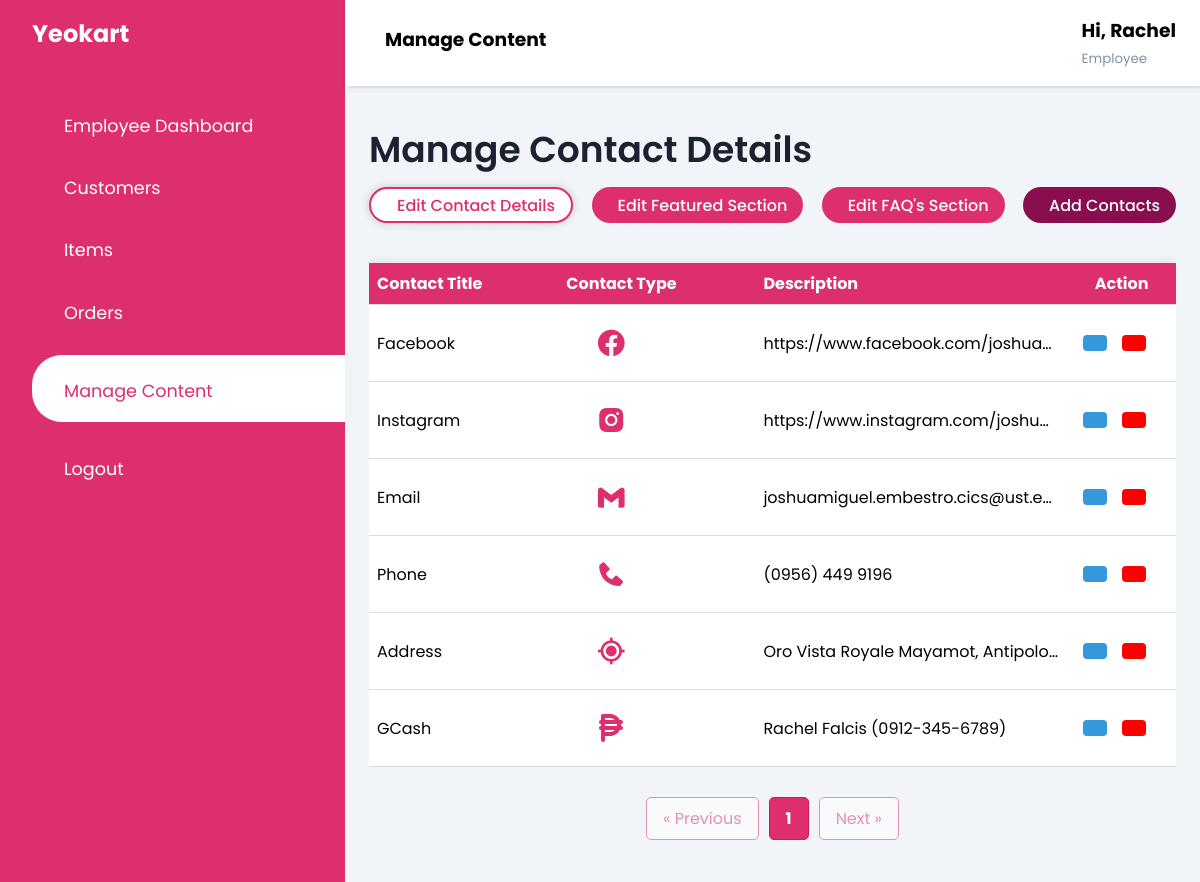
The app's page /pages/emp_content_details.php (signed in) with its own data.
### tables this page shows
CREATE TABLE `contacts` (
  `contacts_id` int(11) NOT NULL,
  `contacts_name` varchar(255) NOT NULL,
  `icon_link` varchar(255) NOT NULL,
  `contacts_description` varchar(255) NOT NULL
);

### pages/emp_content_details.php (the view, shortened to what this page needs)
<!DOCTYPE html>
<html lang="en">
<head>
    <link rel="stylesheet" href="https://maxst.icons8.com/vue-static/landings/line-awesome/line-awesome/1.3.0/css/line-awesome.min.css">
    <link href='https://unpkg.com/boxicons@2.1.4/css/boxicons.min.css' rel='stylesheet'>
    <link rel="stylesheet" href="https://cdnjs.cloudflare.com/ajax/libs/font-awesome/6.5.1/css/all.min.css">
    <link rel="stylesheet" href="../css/dashboard.css">
</head>
<?php
if (isset($_SESSION['firstname'])) {
    $firstname = $_SESSION['firstname'];
} else {
    header("Location: login_page.php");
    exit();
}
?>
<body>
    <div class="sidebar <?php echo $_SESSION['nav_toggle'] ? 'open' : ''; ?>">
        <div class="sidebar-brand">
            <h2><span>Yeokart</span></h2>
        </div>
        <div class="sidebar-menu">
            <ul>
                <li>
                    <a href="emp_dashboard.php"><span class="las la-igloo"></span>
                        <span>Employee Dashboard</span></a>
                </li>
                <li>
                    <a href="emp_view_customer.php"><span class="las la-users"></span>
                        <span>Customers</span></a>
                </li>
                <li>
                    <a href="emp_item_homepage.php"><span class="las la-shopping-basket"></span>
                        <span>Items</span></a>
                </li>
                <li>
                    <a href="emp_orders.php"><span class="las la-shopping-bag"></span>
                        <span>Orders</span></a>
                </li>
                <li>
                    <a href="emp_content_details.php" class="active"><span class="las la-tasks"></span>
                        <span>Manage Content</span></a>
                </li>
                <li>
                    <a href="#" onclick="openLogoutPopup(); return false;"><span class="las la-sign-out-alt"></span>
                        <span>Logout</span></a>
                </li>
            </ul>
        </div>
    </div>
    <div class="main-content">
        <header>
            <h3>
                <label for="nav-toggle">
                    <span class="las la-bars"></span>
                </label>
                Manage Content
            </h3>
            <div class="user-wrapper">
                <div>
                    <h3>Hi, <?php echo $firstname; ?></h3>
                    <small>Employee</small>
                </div>
            </div>
        </header>
        <main>
            <div class="head-title">
                <div class="left">
                    <h3>Manage Contact Details</h3>
                </div>
            </div>
            <div class="head-buttons">
                <a href="emp_content_details.php" class="btn-employee active">
                    <span class="text">Edit Contact Details</span>
                </a>
                <a href="emp_featured.php" class="btn-employee">
                    <span class="text">Edit Featured Section</span>
                </a>
                <a href="emp_faqs.php" class="btn-employee">
                    <span class="text">Edit FAQ's Section</span>
                </a>
                <a href="emp_add_contacts.php" class="btn-main">
                    <span class="text">Add Contacts</span>
                </a>
            </div>
            <div class="scrollable-container">
                <table class="table">
                    <thead>
                        <tr>
                            <th>Contact Title</th>
                            <th>Contact Type</th>
                            <th>Description</th>
                            <th>
                                <center>Action</center>
                            </th>
                        </tr>
                    </thead>
                    <tbody>
                        <?php
                        include('../database/db_yeokart.php');
                        $contactsPerPage = 10;
                        $pageNumber = 1;
                        $offset = ($pageNumber - 1) * $contactsPerPage;
                        $totalContactsQuery = "SELECT COUNT(*) AS total_contacts FROM contacts";
                        $totalContactsResult = mysqli_query($con, $totalContactsQuery);
                        $totalContactsRow = mysqli_fetch_assoc($totalContactsResult);
                        $totalContacts = $totalContactsRow['total_contacts'];
                        $select_query = "SELECT * FROM contacts LIMIT $contactsPerPage OFFSET $offset";
                        $result_query = mysqli_query($con, $select_query);
                        if (mysqli_num_rows($result_query) == 0) {
                            echo "<tr><td colspan='11'><center><b>No contacts found</b></center></td></tr>";
                        } else {
                            while ($row = mysqli_fetch_assoc($result_query)) {
                                $contacts_id = $row['contacts_id'];
                                echo "<tr>";
                                echo "<td class='expandable'>" . $row['contacts_name'] . "</td>";
                                echo "<td><div class='iconbox'>" . $row['icon_link'] . "</div></td>";
                                echo "<td class='expandable'>" . $row['contacts_description'] . "</td>";
                                echo "<td>";
                                echo "<div class='button-class'>";
                                echo "<a href='emp_edit_contacts.php?contacts_id=$contacts_id' class='edit-button'><i class='las la-edit'></i></a>";
                                echo "<button type='button' onclick='openDeletePopup(" . $contacts_id . ")' class='delete-button'><i class='las la-trash'></i></button>";
                                echo "</div>";
                                echo "</td>";
                                echo "</tr>";
                            }
                        }
                        ?>
                    </tbody>
                </table>
            </div>
            <?php
            $baseUrl = 'emp_content_details.php?';
            $pageQuery = '';
            $pageNumber = isset($_GET['page']) && is_numeric($_GET['page']) ? (int)$_GET['page'] : 1;
            $totalPages = ceil($totalContacts / $contactsPerPage);
            $startPage = max(1, $pageNumber - 1);
            $endPage = min($totalPages, $pageNumber + 1);
            if ($pageNumber == 1) {
                $startPage = 1;
                $endPage = min(3, $totalPages);
            } elseif ($pageNumber == $totalPages) {
                $startPage = max(1, $totalPages - 2);
                $endPage = $totalPages;
            }
            echo "<div class='pagination'>";
            $prevPage = max(1, $pageNumber - 1);
            echo "<a href='{$baseUrl}page=$prevPage&$pageQuery' class='pagination-link' " . ($pageNumber <= 1 ? "style='pointer-events: none; opacity: 0.5; cursor: not-allowed;'" : "") . ">&laquo; Previous</a>";
            for ($i = $startPage; $i <= $endPage; $i++) {
                $linkClass = $i == $pageNumber ? 'pagination-link current-page' : 'pagination-link';
                echo "<a href='{$baseUrl}page=$i&$pageQuery' class='$linkClass'>$i</a>";
            }
            $nextPage = min($totalPages, $pageNumber + 1);
            echo "<a href='{$baseUrl}page=$nextPage&$pageQuery' class='pagination-link' " . ($pageNumber >= $totalPages ? "style='pointer-events: none; opacity: 0.5; cursor: not-allowed;'" : "") . ">Next &raquo;</a>";
            echo "</div>";
            ?>
</body>
</html>

### css/dashboard.css (style rules this page uses)
:root { --main-color: #DD2F6E; --dark-color:#d11c49; --color-dark: #1D2231; --text-grey: #8390A2; --darker-pink: #880E4F; --active-color: #E6A4B4; }
* { padding: 0; margin: 0; box-sizing: border-box; list-style-type: none; text-decoration: none; font-family: 'Poppins', sans-serif; }
.sidebar { width: 345px; position: fixed; left: 0; top: 0; height: 100%; background-color: var(--main-color); z-index: 100; transition: width 300ms; }
.sidebar-brand { height: 90px; padding: 1rem 0rem 1rem 2rem; color: #fff; }
.sidebar-brand span { display: inline-block; padding-right: 1rem; }
.sidebar-menu { margin-top: 1rem; }
.sidebar-menu li { width: 100%; margin-bottom: 1.7rem; padding-left: 2rem; }
.sidebar-menu a { padding-left: 1rem; display: block; color: #fff; font-size: 1.1rem; }
.sidebar-menu a.active { background: #fff; padding-top: 1rem; padding-bottom: 1rem; color: var(--main-color); border-radius: 30px 0px 0px 30px; }
.sidebar-menu a span:first-child { font-size: 1.5rem; padding-right: 1rem; }
.main-content { transition: margin-left 300ms; margin-left: 345px; }
.head-title { display: flex; align-items: center; justify-content: space-between; grid-gap: 16px; flex-wrap: wrap; }
.head-title .left h3 { font-size: 36px; font-weight: 600; margin-bottom: 10px; color: var(--color-dark) }
.head-buttons { display: flex; align-items: center; justify-content: space-between; grid-gap: 16px; flex-wrap: wrap; }
.head-buttons .btn-employee { height: 36px; padding: 0 16px; border-radius: 36px; background-color: var(--main-color); color: #fff; display: flex; align-items: center; justify-content: center; grid-gap: 10px; font-weight: 500; transition: background-color 0.3s ease, border 0.3s ease, color 0.3s ease, box-shadow 0.3s ease; }
.head-buttons .btn-employee.active, .head-buttons .btn-employee:hover { background-color: #fff; border: 2px solid var(--main-color); color: var(--main-color); box-shadow: 0 0 8px rgba(0,0,0,0.2); }
.head-buttons .btn-main { height: 36px; padding: 0 16px; border-radius: 36px; background-color: var(--darker-pink); color: #fff; display: flex; align-items: center; justify-content: center; grid-gap: 10px; font-weight: 500; }
header { background-color: #fff; display: flex; justify-content: space-between; padding: 1rem 1.5rem; box-shadow: 2px 2px 5px rgba(0,0,0,0.2); position: fixed; left: 345px; width: calc(100% - 345px); top: 0; z-index: 100; transition: left 300ms; }
header label span { font-size: 1.7rem; padding-right: 1rem; }
.user-wrapper { display: flex; align-items: center; }
.user-wrapper small { display: inline-block; color: var(--text-grey); }
main { margin-top: 90px; max-width: none; padding: 2rem 1.5rem; background: #f1f5f9; min-height: calc(100vh - 90px); }
main { overflow: hidden; }
.scrollable-container { overflow-x: auto; margin-top: 20px; }
table { border-collapse: collapse; width: 100%; margin-top: 20px; box-shadow: 0 0 10px rgba(0, 0, 0, 0.1); overflow: auto; }
th, td { padding: 12px; text-align: left; border-bottom: 1px solid #ddd; }
tr { background-color: #fff; }
th { background-color: var(--main-color); color: #fff; }
.button-class { display: flex; justify-content: space-around; }
.delete-button { background-color: #ff0000; color: #fff; padding: 8px 12px; border: none; border-radius: 4px; cursor: pointer; font-size: 14px; }
.edit-button { background-color: #3498db; color: #fff; padding: 8px 12px; border: none; border-radius: 4px; cursor: pointer; font-size: 14px; }
* { scrollbar-width: thin; scrollbar-color: var(--main-color) #f1f1f1; }
.iconbox { width: 60px; height: 60px; display: flex; align-items: center; margin-left: 15px; justify-content: center; color: var( --main-color); font-size: 32px; border-radius: 100px; }
.pagination { display: flex; justify-content: center; align-items: center; gap: 10px; margin-top: 20px; padding: 10px; }
.pagination-link { padding: 8px 16px; border: 1px solid var(--main-color); background-color: #fff; text-decoration: none; color: var(--main-color); border-radius: 5px; transition: all 0.3s ease; }
.current-page { font-weight: bold; color: #fff; background-color: var(--main-color); border-color: var(--dark-color); }

### records on screen
contacts: contacts_name "Facebook", contacts_description "https://www.facebook.com/joshua…"
contacts: contacts_name "Instagram", contacts_description "https://www.instagram.com/joshu…"
contacts: contacts_name "Email", contacts_description "joshuamiguel.embestro.cics@ust.e…"
contacts: contacts_name "Phone", contacts_description "(0956) 449 9196"
contacts: contacts_name "Address", contacts_description "Oro Vista Royale Mayamot, Antipolo…"
contacts: contacts_name "GCash", contacts_description "Rachel Falcis (0912-345-6789)"

### other values on screen
$firstname "Rachel"
